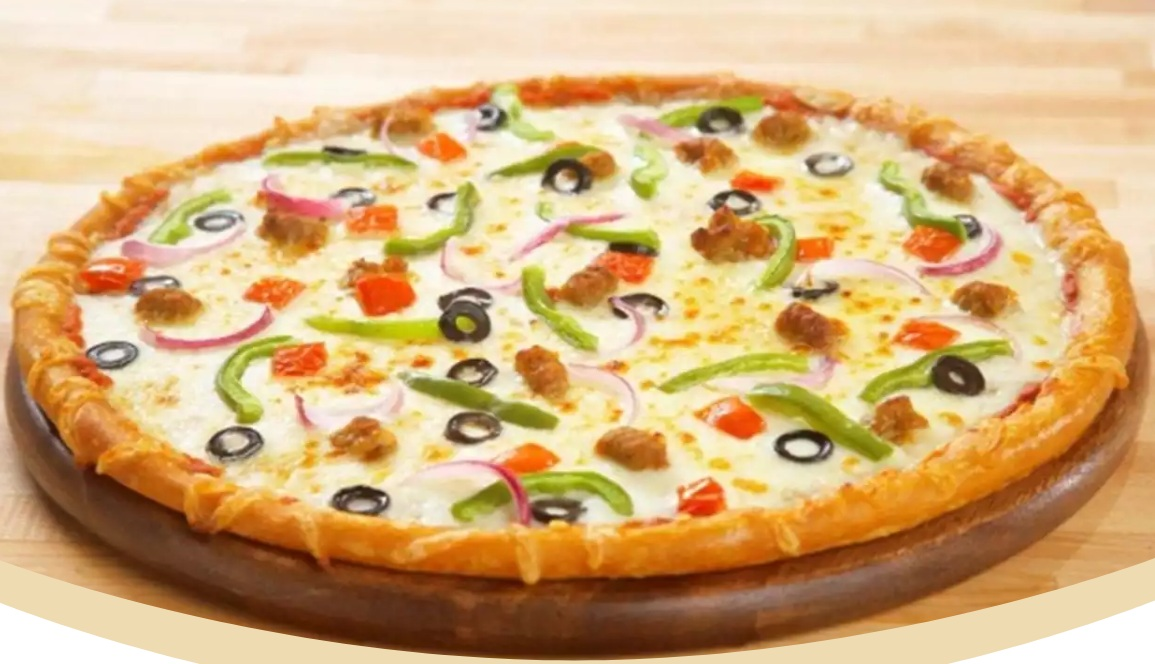
#> input picture test_image.jpg, 1155 x 664 px, found by its file name
$ jupyter execute --allow-errors Assignment11.ipynb
#> lines starting #> are read from the running program, lines starting #| are printed output that depends on the picture
<a href="https://colab.research.google.com/github/parika8ec-hub/AI_Assignment11/blob/main/Assignment11.ipynb" target="_parent"></a>

# 1) Dataset Selection and Preprocessing:

[cell 1]
#Import libraries
import os
import cv2
import zipfile
import numpy as np
import matplotlib.pyplot as plt
from sklearn.preprocessing import LabelEncoder
from sklearn.model_selection import train_test_split
from sklearn.ensemble import RandomForestClassifier
from sklearn.model_selection import GridSearchCV
from sklearn.metrics import accuracy_score,classification_report, confusion_matrix
from sklearn.svm import SVC

[cell 2]
#Used given image dataset
zip_path = "sample_data/images.zip"   # path to image zip file
extract_path = "sample_data/images"   # where extract zip file

#read zipfile
#> (the rest of this cell did not finish here and is left out)

[cell 3]
#Load and reead all images
images = []#used to store images
labels = []#used to store labels/categories

image_folder = "sample_data/images/images"  # Path to the image folder
#> (the rest of this cell did not finish here and is left out)

[cell 4]
#Convert X and y into arrays
X = np.array(images)
y = np.array(labels)
print("Dataset shape:", X.shape)#display shape of X

#Normalize image pixels from 0-255 to 0-1, to improve model stability
X = X.astype('float32') / 255.0

#Flattens each image into a 1D vector as (Samples , total_Features_per_image) where total_Features_per_image=image_size(width) x image_size(height) x color channel as 3 means red, green, blue
'''
Convert images innto 1D array to use it in ML model (like KNN, Random Forest, SVM and Logistic Regression) training and testing
'''
#> (the rest of this cell did not finish here and is left out)

[cell 5]
#Convert text labels into numbers
le = LabelEncoder()#Create object of Labelencoder
# Convert categorical labels into numeric values using fit() which learns all unique categories and transform() which converts
# them into numbers
y = le.fit_transform(labels)
print('Few Y values:',y[:5])
print("Class labels:", le.classes_)#classes label display

#> (a cell that did not finish here is left out)

# 2) Model Training:

[cell 7]
# Define parameter grid
param_grid = {
    'n_estimators': [50, 100],       # Number of trees in the forest
    'max_depth': [10, 20, None],     # Maximum depth of each tree
    'min_samples_split': [2, 5],     # Minimum samples required to split a node
    'min_samples_leaf': [1, 2]       # Minimum samples required at a leaf node
}

# Initialize Random Forest model with random_state=42 (which ensures reproducibility/same results every run)
rf_model = RandomForestClassifier(random_state=42)

# Apply GridSearchCV to find best hyperparameters
grid_search = GridSearchCV(
    estimator=rf_model,              # Model to tune
    param_grid=param_grid,           # Parameter combinations to test
    cv=3,                            # 3-fold cross-validation
    n_jobs=-1,                       # Use all CPU cores for faster computation
    verbose=2                        # Print progress while training
)

# Train model on training data with all parameter combinations
#> (the rest of this cell did not finish here and is left out)

# 3) Model Evaluation:

#> (a cell that did not finish here is left out)

[cell 9]
print("\nClassification Report:\n")
#> (the rest of this cell did not finish here and is left out)

#> (a cell that did not finish here is left out)

[cell 11]
# Create a new figure for the plot
plt.figure()

# Display the confusion matrix as an image
#> (the rest of this cell did not finish here and is left out)

# Random Forest Accuracy, Classification Report and Confusion Matrix Insights:

The Random Forest model achieved an overall accuracy of 77.42%, indicating a good ability to classify images across the five categories. The classification report shows balanced performance, with precision and recall values mostly between 0.70 and 0.94. The model performed best on class 4, achieving a high recall of 0.94, meaning it correctly identified most instances of that class. However, performance for class 2 is weaker, with a recall of 0.50, indicating that many instances of this class were misclassified. The confusion matrix further confirms this, showing misclassification of class 2 samples into other classes, especially class 4. Overall, Random Forest handles most classes well but struggles slightly with classes that have overlapping visual features, which is common in image data.

# 4) Feature Importance Visualization:

#> (a cell that did not finish here is left out)

[cell 13]
# Get indices of top 20 important features
top_n = 20
#> (the rest of this cell did not finish here and is left out)

[cell 14]
# Create a new figure for the plot
plt.figure()
# Create horizontal bar plot for feature importance
#> (the rest of this cell did not finish here and is left out)

# Top 20 Feature Importances Insights:

The feature importance plot shows the most significant pixels used by the model for classification. These pixels represent regions in the image that contain important visual information like edges and textures. However, since images are flattened, spatial relationships are lost, making interpretation less intuitive.

# 5) Prediction on New Images:

[cell 15]
#Create function to predict the class of a new image
def predict_image(image_path, img_size=64):
    #Handle exception related to reading image
#> called with image_path = 'sample_data/test_image.jpg', img_size = 64
    try:
        img = cv2.imread(image_path)#read image
#> img is the input picture: shape (664, 1155, 3); mean B, G, R 124.1, 174.3, 211.7
        #check image is None or not
        if img is None:
            raise ValueError("Image not loaded properly")

        img = cv2.cvtColor(img, cv2.COLOR_BGR2RGB)#convert image BGR to RGB

        #Show loaded image
        plt.figure()#create new figure
        plt.imshow(img)#create image
        plt.title("Loaded Image")#add title
        plt.axis('off')#all axis off
        plt.show()#display image

        img = cv2.resize(img, (64, 64))#Resize image with 64X64 pixels
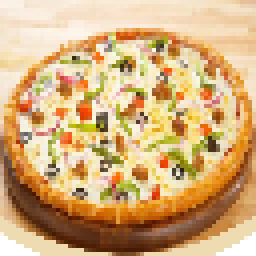
#> img: shape (64, 64, 3) (shown 4 times larger); mean R, G, B 211.7, 174.4, 124
        img = img.astype('float32') / 255.0 #normalize image pixels from 0-255 to 0-1, to improve model stability
        img = img.reshape(1,-1)#convert image into 1D

        # Predict using best_model
        prediction = best_model.predict(img)
        print("Class labels:", le.classes_)

        # Convert numeric label back to original class
        predicted_class = le.inverse_transform(prediction)

        return predicted_class[0]  #display 1st class

    except Exception as e:

        print(f"Error processing {image_path}: {e}") #display error message
        return None

#Test function
test_image_path = "sample_data/test_image.jpg"  # new image path

result = predict_image(test_image_path)#call function with new image path

print("Predicted Class:", result)#display class result
